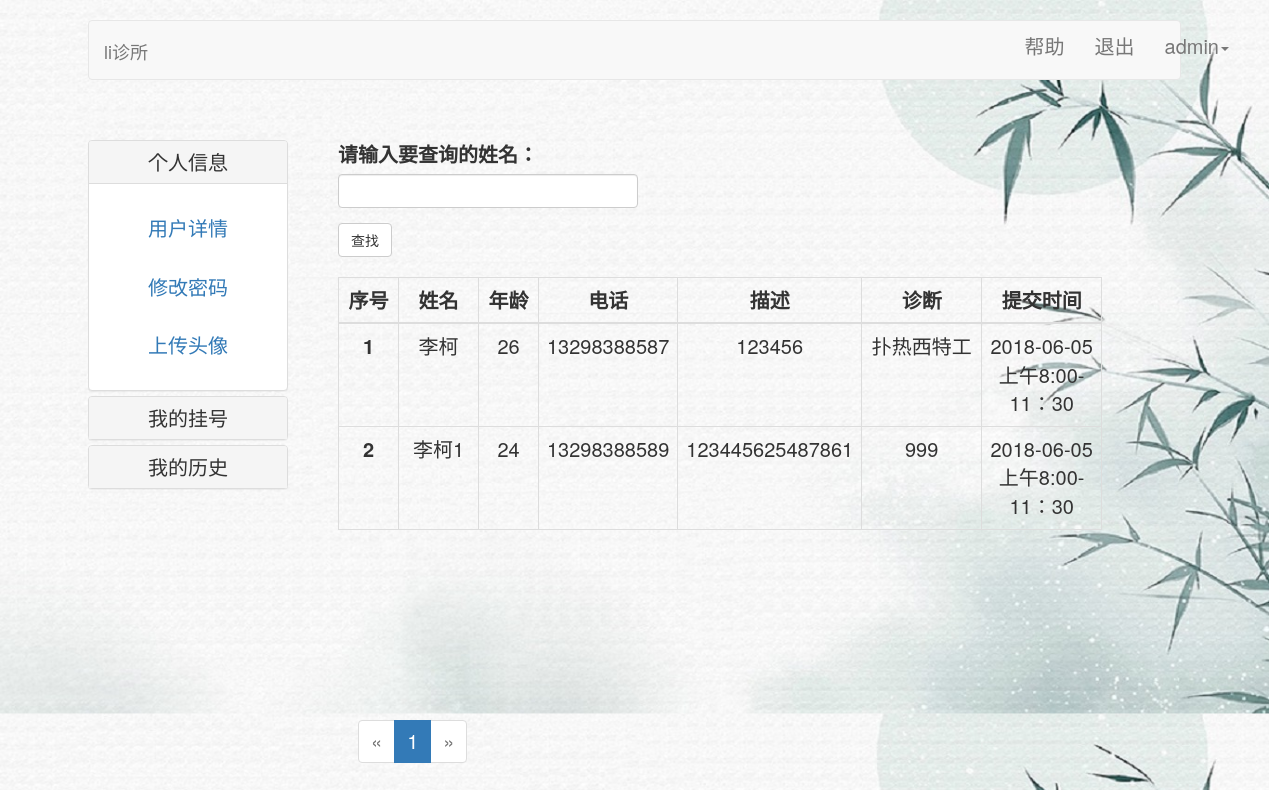
The page /user/history/ (signed in) on the database its author committed.
### app/models.py (models this page shows, shortened)
class User(UserMixin, db.Model):
    id = db.Column(db.Integer, primary_key=True)
    username = db.Column(db.String(32))
    password_hash = db.Column(db.String(128))
    email = db.Column(db.String(64), unique=True)
    confirmed = db.Column(db.Boolean, default=0)
    icon = db.Column(db.String(64), default='default.jpeg')
    queues = db.relationship('Queue', backref='user', lazy='dynamic')
    tel = db.Column(db.String(11), unique=True)
    sex = db.Column(db.String(8))
    is_delete = db.Column(db.Boolean, default=0)
    @property
    def password(self):
        raise AttributeError('不能访问密码属性')

class Queue(db.Model):
    id = db.Column(db.Integer, primary_key=True)
    name = db.Column(db.String(8))
    sex = db.Column(db.String(8))
    age = db.Column(db.Integer)
    addr = db.Column(db.String(64))
    tel = db.Column(db.String(11), unique=True)
    desc=db.Column(db.String(140))
    submit_time = db.Column(db.DateTime, default=datetime.now())
    doc_desc = db.Column(db.String(128), nullable=True)
    treat = db.Column(db.String(128), nullable=True)
    for_time1 = db.Column(db.String(64))
    user_id = db.Column(db.Integer, db.ForeignKey('user.id'))
    doctor_id = db.Column(db.Integer, db.ForeignKey('doctor.id'))
    doctor_name = db.Column(db.String(64))
    is_delete = db.Column(db.Boolean, default=0)

### app/views/user.py (the view, shortened to what this page needs)
@login_required
@user.route('/history/', methods=['POST', 'GET'])
def history():
    name = User.query.filter(User.username == session.get('username')).first()
    if name:
        form = CheckDocandPat()
        u = Queue.query.filter(Queue.name == form.name.data).first()
        page = request.args.get('page', 1, type=int)
        queue = Queue.query.filter(Queue.user_id==current_user.id).filter(Queue.treat!=None).paginate(page=page, per_page=5, error_out=False)
        posts = queue.items
        return render_template('user/history.html' ,queue = queue, posts=posts, form=form)
    else:
        flash('请到对应页面登录')
        session.pop('username')
        return redirect(url_for('main.index'))

### app/forms.py
class CheckDocandPat(FlaskForm):
    name = StringField('请输入要查询的姓名：', validators=[DataRequired(message='名字不能为空')])
    submit = SubmitField('查找')

### app/models.py (called while the page is built)
@login_manager.user_loader
def loader_user(uid):
    return User.query.get(uid)

### app/templates/user/history.html (shortened to what this page needs)
{% extends 'common/base.html' %}
{% from 'common/macro.html' import pagination_show%}
{% block content %}
    <div>
        <div class="panel-group" id="accordion" style="float: left;">
            <div class="panel panel-default">
                <div class="panel-heading">
                    <h4 class="panel-title">
                        <a data-toggle="collapse" data-parent="#accordion"
                           href="#collapseOne">
                            个人信息
                        </a>
                    </h4>
                </div>
                <div id="collapseOne" class="panel-collapse collapse in">
                    <div class="panel-body">
                        <div class="panel-body"><a href="{{ url_for('user.profile') }}">用户详情</a></div>
                        <div class="panel-body"><a href="{{ url_for('user.change_mm') }}">修改密码</a></div>
                        <div class="panel-body"><a href="{{ url_for('user.change_icon') }}">上传头像</a></div>
                    </div>
                </div>
            </div>
            <div class="panel panel-default">
                <div class="panel-heading">
                    <h4 class="panel-title">
                        <a data-toggle="collapse" data-parent="#accordion"
                           href="#collapseTwo">
                            我的挂号
                        </a>
                    </h4>
                </div>
            </div>
            <div class="panel panel-default">
                <div class="panel-heading">
                    <h4 class="panel-title">
                        <a data-toggle="collapse" data-parent="#accordion"
                           href="#collapseThree">
                            我的历史
                        </a>
                    </h4>
                </div>
            </div>
        </div>
        <div class="bs-example" data-example-id="bordered-table" style="float: left;margin-left: 50px; margin-top: 40px;">
            <div style="text-align: left; margin-bottom: 20px; width: 300px">{{ wtf.quick_form(form) }}</div>
            <table class="table table-bordered">
                <thead>
                <tr>
                    <th style="width: 60px">序号</th>
                    <th style="width: 80px">姓名</th>
                    <th style="width: 60px">年龄</th>
                    <th style="width: 120px">电话</th>
                    <th style="width: 140px">描述</th>
                    <th style="width: 120px">诊断</th>
                    <th style="width: 120px">提交时间</th>
                </tr>
                </thead>
                <tbody>
                {% for q in posts %}
                    <tr>
                        <th scope="row">{{ q.id }}</th>
                        <td>{{ q.name }}</td>
                        <td>{{ q.age }}</td>
                        <td>{{ q.tel }}</td>
                        <td>{{ q.desc }}</td>
                        <td>{{ q.treat }}</td>
                        <td>{{ q.for_time1 }}</td>
                    </tr>
                {% endfor %}
                </tbody>
            </table>
        </div>
    <div
style = "margin-left: 350px; margin-top: 600px; position: absolute" >
{{pagination_show(queue, 'user.history')}} </div>
    </div>
{% endblock %}

### app/templates/common/base.html (shortened to what this page needs)
{% extends 'bootstrap/base.html' %}
{% import 'bootstrap/wtf.html' as wtf %}
{% block styles %}
    {{ super() }}
{% endblock %}
{% block head %}
    {{ super() }}
{% endblock %}
{% block navbar %}
    <nav class="navbar navbar-default" >
        <div class="container">
            <div class="navbar-header">
                <a class="navbar-brand" style="line-height: 30px" href="{{ url_for('user.index') }}">li诊所</a>
            </div>
            <div class="collapse navbar-collapse" style="height: 60px">
                <ul class="nav navbar-nav navbar-right">
                    {% if current_user.is_authenticated and session.get('username') %}
                        <li style="height: 60px"><a href="{{ url_for('user.help') }}" >帮助</a></li>
                        <li><a href="{{ url_for('user.logout') }}">退出</a></li>
                        <li class="dropdown">
                            <a href="#" class="dropdown-toggle" data-toggle="dropdown" role="button"
                               aria-haspopup="true" aria-expanded="false">{{ session.get('username') }}<span class="caret"></span></a>
                        </li>
                    {% endif %}
                </ul>
            </div>
        </div>
    </nav>
{% endblock %}

### rows shown on the page
User: get "admin"
Queue: id "1", name "李柯", age "26", tel "13298388587", desc "123456", treat "扑热西特工", for_time1 "2018-06-05上午8:00-11：30"
Queue: id "2", name "李柯1", age "24", tel "13298388589", desc "123445625487861", treat "999", for_time1 "2018-06-05上午8:00-11：30"

### other values the page prints
{{ p }} "1"
